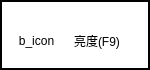
      <widget class="QFrame" name="frame_9">
       <property name="maximumSize">
        <size>
         <width>16777215</width>
         <height>16777215</height>
        </size>
       </property>
       <property name="palette">
        <palette>
         <active>
          <colorrole role="WindowText">
           <brush brushstyle="SolidPattern">
            <color alpha="255">
             <red>0</red>
             <green>0</green>
             <blue>0</blue>
            </color>
           </brush>
          </colorrole>
          <colorrole role="Button">
           <brush brushstyle="SolidPattern">
            <color alpha="255">
             <red>255</red>
             <green>255</green>
             <blue>255</blue>
            </color>
           </brush>
          </colorrole>
          <colorrole role="Light">
           <brush brushstyle="SolidPattern">
            <color alpha="255">
             <red>255</red>
             <green>255</green>
             <blue>255</blue>
            </color>
           </brush>
          </colorrole>
          <colorrole role="Midlight">
           <brush brushstyle="SolidPattern">
            <color alpha="255">
             <red>255</red>
             <green>255</green>
             <blue>255</blue>
            </color>
           </brush>
          </colorrole>
          <colorrole role="Dark">
           <brush brushstyle="SolidPattern">
            <color alpha="255">
             <red>127</red>
             <green>127</green>
             <blue>127</blue>
            </color>
           </brush>
          </colorrole>
          <colorrole role="Mid">
           <brush brushstyle="SolidPattern">
            <color alpha="255">
             <red>170</red>
             <green>170</green>
             <blue>170</blue>
            </color>
           </brush>
          </colorrole>
          <colorrole role="Text">
           <brush brushstyle="SolidPattern">
            <color alpha="255">
             <red>0</red>
             <green>0</green>
             <blue>0</blue>
            </color>
           </brush>
          </colorrole>
          <colorrole role="BrightText">
           <brush brushstyle="SolidPattern">
            <color alpha="255">
             <red>255</red>
             <green>255</green>
             <blue>255</blue>
            </color>
           </brush>
          </colorrole>
          <colorrole role="ButtonText">
           <brush brushstyle="SolidPattern">
            <color alpha="255">
             <red>0</red>
             <green>0</green>
             <blue>0</blue>
            </color>
           </brush>
          </colorrole>
          <colorrole role="Base">
           <brush brushstyle="SolidPattern">
            <color alpha="255">
             <red>255</red>
             <green>255</green>
             <blue>255</blue>
            </color>
           </brush>
          </colorrole>
          <colorrole role="Window">
           <brush brushstyle="SolidPattern">
            <color alpha="255">
             <red>255</red>
             <green>255</green>
             <blue>255</blue>
            </color>
           </brush>
          </colorrole>
          <colorrole role="Shadow">
           <brush brushstyle="SolidPattern">
            <color alpha="255">
             <red>0</red>
             <green>0</green>
             <blue>0</blue>
            </color>
           </brush>
          </colorrole>
          <colorrole role="AlternateBase">
           <brush brushstyle="SolidPattern">
            <color alpha="255">
             <red>255</red>
             <green>255</green>
             <blue>255</blue>
            </color>
           </brush>
          </colorrole>
          <colorrole role="ToolTipBase">
           <brush brushstyle="SolidPattern">
            <color alpha="255">
             <red>255</red>
             <green>255</green>
             <blue>220</blue>
            </color>
           </brush>
          </colorrole>
          <colorrole role="ToolTipText">
           <brush brushstyle="SolidPattern">
            <color alpha="255">
             <red>0</red>
             <green>0</green>
             <blue>0</blue>
            </color>
           </brush>
          </colorrole>
         </active>
         <inactive>
          <colorrole role="WindowText">
           <brush brushstyle="SolidPattern">
            <color alpha="255">
             <red>0</red>
             <green>0</green>
             <blue>0</blue>
            </color>
           </brush>
          </colorrole>
          <colorrole role="Button">
           <brush brushstyle="SolidPattern">
            <color alpha="255">
             <red>255</red>
             <green>255</green>
             <blue>255</blue>
            </color>
           </brush>
          </colorrole>
          <colorrole role="Light">
           <brush brushstyle="SolidPattern">
            <color alpha="255">
             <red>255</red>
             <green>255</green>
             <blue>255</blue>
            </color>
           </brush>
          </colorrole>
          <colorrole role="Midlight">
           <brush brushstyle="SolidPattern">
            <color alpha="255">
             <red>255</red>
             <green>255</green>
             <blue>255</blue>
            </color>
           </brush>
          </colorrole>
          <colorrole role="Dark">
           <brush brushstyle="SolidPattern">
            <color alpha="255">
             <red>127</red>
             <green>127</green>
             <blue>127</blue>
            </color>
           </brush>
          </colorrole>
          <colorrole role="Mid">
           <brush brushstyle="SolidPattern">
            <color alpha="255">
             <red>170</red>
             <green>170</green>
             <blue>170</blue>
            </color>
           </brush>
          </colorrole>
          <colorrole role="Text">
           <brush brushstyle="SolidPattern">
            <color alpha="255">
             <red>0</red>
             <green>0</green>
             <blue>0</blue>
            </color>
           </brush>
          </colorrole>
          <colorrole role="BrightText">
           <brush brushstyle="SolidPattern">
            <color alpha="255">
             <red>255</red>
             <green>255</green>
             <blue>255</blue>
            </color>
           </brush>
          </colorrole>
          <colorrole role="ButtonText">
           <brush brushstyle="SolidPattern">
            <color alpha="255">
             <red>0</red>
             <green>0</green>
             <blue>0</blue>
            </color>
           </brush>
          </colorrole>
          <colorrole role="Base">
           <brush brushstyle="SolidPattern">
            <color alpha="255">
             <red>255</red>
             <green>255</green>
             <blue>255</blue>
            </color>
           </brush>
          </colorrole>
          <colorrole role="Window">
           <brush brushstyle="SolidPattern">
            <color alpha="255">
             <red>255</red>
             <green>255</green>
             <blue>255</blue>
            </color>
           </brush>
          </colorrole>
          <colorrole role="Shadow">
           <brush brushstyle="SolidPattern">
            <color alpha="255">
             <red>0</red>
             <green>0</green>
             <blue>0</blue>
            </color>
           </brush>
          </colorrole>
          <colorrole role="AlternateBase">
           <brush brushstyle="SolidPattern">
            <color alpha="255">
             <red>255</red>
             <green>255</green>
             <blue>255</blue>
            </color>
           </brush>
          </colorrole>
          <colorrole role="ToolTipBase">
           <brush brushstyle="SolidPattern">
            <color alpha="255">
             <red>255</red>
             <green>255</green>
             <blue>220</blue>
            </color>
           </brush>
          </colorrole>
          <colorrole role="ToolTipText">
           <brush brushstyle="SolidPattern">
            <color alpha="255">
             <red>0</red>
             <green>0</green>
             <blue>0</blue>
            </color>
           </brush>
          </colorrole>
         </inactive>
         <disabled>
          <colorrole role="WindowText">
           <brush brushstyle="SolidPattern">
            <color alpha="255">
             <red>127</red>
             <green>127</green>
             <blue>127</blue>
            </color>
           </brush>
          </colorrole>
          <colorrole role="Button">
           <brush brushstyle="SolidPattern">
            <color alpha="255">
             <red>255</red>
             <green>255</green>
             <blue>255</blue>
            </color>
           </brush>
          </colorrole>
          <colorrole role="Light">
           <brush brushstyle="SolidPattern">
            <color alpha="255">
             <red>255</red>
             <green>255</green>
             <blue>255</blue>
            </color>
           </brush>
          </colorrole>
          <colorrole role="Midlight">
           <brush brushstyle="SolidPattern">
            <color alpha="255">
             <red>255</red>
             <green>255</green>
             <blue>255</blue>
            </color>
           </brush>
          </colorrole>
          <colorrole role="Dark">
           <brush brushstyle="SolidPattern">
            <color alpha="255">
             <red>127</red>
             <green>127</green>
             <blue>127</blue>
            </color>
           </brush>
          </colorrole>
          <colorrole role="Mid">
           <brush brushstyle="SolidPattern">
            <color alpha="255">
             <red>170</red>
             <green>170</green>
             <blue>170</blue>
            </color>
           </brush>
          </colorrole>
          <colorrole role="Text">
           <brush brushstyle="SolidPattern">
            <color alpha="255">
             <red>127</red>
             <green>127</green>
             <blue>127</blue>
            </color>
           </brush>
          </colorrole>
          <colorrole role="BrightText">
           <brush brushstyle="SolidPattern">
            <color alpha="255">
             <red>255</red>
             <green>255</green>
             <blue>255</blue>
            </color>
           </brush>
          </colorrole>
          <colorrole role="ButtonText">
           <brush brushstyle="SolidPattern">
            <color alpha="255">
             <red>127</red>
             <green>127</green>
             <blue>127</blue>
            </color>
           </brush>
          </colorrole>
          <colorrole role="Base">
           <brush brushstyle="SolidPattern">
            <color alpha="255">
             <red>255</red>
             <green>255</green>
             <blue>255</blue>
            </color>
           </brush>
          </colorrole>
          <colorrole role="Window">
           <brush brushstyle="SolidPattern">
            <color alpha="255">
             <red>255</red>
             <green>255</green>
             <blue>255</blue>
            </color>
           </brush>
          </colorrole>
          <colorrole role="Shadow">
           <brush brushstyle="SolidPattern">
            <color alpha="255">
             <red>0</red>
             <green>0</green>
             <blue>0</blue>
            </color>
           </brush>
          </colorrole>
          <colorrole role="AlternateBase">
           <brush brushstyle="SolidPattern">
            <color alpha="255">
             <red>255</red>
             <green>255</green>
             <blue>255</blue>
            </color>
           </brush>
          </colorrole>
          <colorrole role="ToolTipBase">
           <brush brushstyle="SolidPattern">
            <color alpha="255">
             <red>255</red>
             <green>255</green>
             <blue>220</blue>
            </color>
           </brush>
          </colorrole>
          <colorrole role="ToolTipText">
           <brush brushstyle="SolidPattern">
            <color alpha="255">
             <red>0</red>
             <green>0</green>
             <blue>0</blue>
            </color>
           </brush>
          </colorrole>
         </disabled>
        </palette>
       </property>
       <property name="autoFillBackground">
        <bool>true</bool>
       </property>
       <property name="frameShape">
        <enum>QFrame::WinPanel</enum>
       </property>
       <property name="frameShadow">
        <enum>QFrame::Plain</enum>
       </property>
       <widget class="QWidget" name="horizontalLayoutWidget_8">
        <property name="geometry">
         <rect>
          <x>0</x>
          <y>20</y>
          <width>141</width>
          <height>41</height>
         </rect>
        </property>
        <layout class="QHBoxLayout" name="horizontalLayout_9">
         <property name="leftMargin">
          <number>5</number>
         </property>
         <property name="rightMargin">
          <number>5</number>
         </property>
         <item>
          <widget class="QLabel" name="label_brightness">
           <property name="text">
            <string>b_icon</string>
           </property>
           <property name="alignment">
            <set>Qt::AlignCenter</set>
           </property>
          </widget>
         </item>
         <item>
          <widget class="QLabel" name="label_10">
           <property name="text">
            <string>亮度(F9)</string>
           </property>
          </widget>
         </item>
        </layout>
       </widget>
      </widget>
